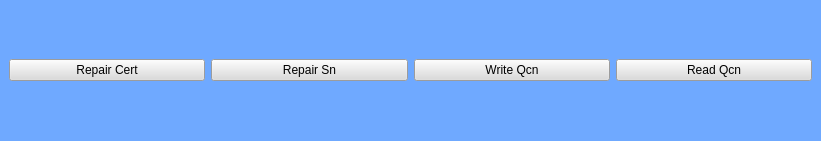
      <widget class="QDockWidget" name="qlmdock">
       <property name="geometry">
        <rect>
         <x>0</x>
         <y>173</y>
         <width>821</width>
         <height>141</height>
        </rect>
       </property>
       <property name="palette">
        <palette>
         <active>
          <colorrole role="WindowText">
           <brush brushstyle="SolidPattern">
            <color alpha="255">
             <red>26</red>
             <green>10</green>
             <blue>142</blue>
            </color>
           </brush>
          </colorrole>
          <colorrole role="Button">
           <brush brushstyle="SolidPattern">
            <color alpha="255">
             <red>111</red>
             <green>169</green>
             <blue>255</blue>
            </color>
           </brush>
          </colorrole>
          <colorrole role="Light">
           <brush brushstyle="SolidPattern">
            <color alpha="255">
             <red>255</red>
             <green>255</green>
             <blue>255</blue>
            </color>
           </brush>
          </colorrole>
          <colorrole role="Midlight">
           <brush brushstyle="SolidPattern">
            <color alpha="255">
             <red>234</red>
             <green>237</green>
             <blue>255</blue>
            </color>
           </brush>
          </colorrole>
          <colorrole role="Dark">
           <brush brushstyle="SolidPattern">
            <color alpha="255">
             <red>106</red>
             <green>110</green>
             <blue>127</blue>
            </color>
           </brush>
          </colorrole>
          <colorrole role="Mid">
           <brush brushstyle="SolidPattern">
            <color alpha="255">
             <red>142</red>
             <green>147</green>
             <blue>170</blue>
            </color>
           </brush>
          </colorrole>
          <colorrole role="Text">
           <brush brushstyle="SolidPattern">
            <color alpha="255">
             <red>0</red>
             <green>0</green>
             <blue>0</blue>
            </color>
           </brush>
          </colorrole>
          <colorrole role="BrightText">
           <brush brushstyle="SolidPattern">
            <color alpha="255">
             <red>255</red>
             <green>255</green>
             <blue>255</blue>
            </color>
           </brush>
          </colorrole>
          <colorrole role="ButtonText">
           <brush brushstyle="SolidPattern">
            <color alpha="255">
             <red>0</red>
             <green>0</green>
             <blue>0</blue>
            </color>
           </brush>
          </colorrole>
          <colorrole role="Base">
           <brush brushstyle="SolidPattern">
            <color alpha="255">
             <red>111</red>
             <green>169</green>
             <blue>255</blue>
            </color>
           </brush>
          </colorrole>
          <colorrole role="Window">
           <brush brushstyle="SolidPattern">
            <color alpha="255">
             <red>111</red>
             <green>169</green>
             <blue>255</blue>
            </color>
           </brush>
          </colorrole>
          <colorrole role="Shadow">
           <brush brushstyle="SolidPattern">
            <color alpha="255">
             <red>0</red>
             <green>0</green>
             <blue>0</blue>
            </color>
           </brush>
          </colorrole>
          <colorrole role="AlternateBase">
           <brush brushstyle="SolidPattern">
            <color alpha="255">
             <red>234</red>
             <green>237</green>
             <blue>255</blue>
            </color>
           </brush>
          </colorrole>
          <colorrole role="ToolTipBase">
           <brush brushstyle="SolidPattern">
            <color alpha="255">
             <red>255</red>
             <green>255</green>
             <blue>220</blue>
            </color>
           </brush>
          </colorrole>
          <colorrole role="ToolTipText">
           <brush brushstyle="SolidPattern">
            <color alpha="255">
             <red>0</red>
             <green>0</green>
             <blue>0</blue>
            </color>
           </brush>
          </colorrole>
         </active>
         <inactive>
          <colorrole role="WindowText">
           <brush brushstyle="SolidPattern">
            <color alpha="255">
             <red>26</red>
             <green>10</green>
             <blue>142</blue>
            </color>
           </brush>
          </colorrole>
          <colorrole role="Button">
           <brush brushstyle="SolidPattern">
            <color alpha="255">
             <red>111</red>
             <green>169</green>
             <blue>255</blue>
            </color>
           </brush>
          </colorrole>
          <colorrole role="Light">
           <brush brushstyle="SolidPattern">
            <color alpha="255">
             <red>255</red>
             <green>255</green>
             <blue>255</blue>
            </color>
           </brush>
          </colorrole>
          <colorrole role="Midlight">
           <brush brushstyle="SolidPattern">
            <color alpha="255">
             <red>234</red>
             <green>237</green>
             <blue>255</blue>
            </color>
           </brush>
          </colorrole>
          <colorrole role="Dark">
           <brush brushstyle="SolidPattern">
            <color alpha="255">
             <red>106</red>
             <green>110</green>
             <blue>127</blue>
            </color>
           </brush>
          </colorrole>
          <colorrole role="Mid">
           <brush brushstyle="SolidPattern">
            <color alpha="255">
             <red>142</red>
             <green>147</green>
             <blue>170</blue>
            </color>
           </brush>
          </colorrole>
          <colorrole role="Text">
           <brush brushstyle="SolidPattern">
            <color alpha="255">
             <red>0</red>
             <green>0</green>
             <blue>0</blue>
            </color>
           </brush>
          </colorrole>
          <colorrole role="BrightText">
           <brush brushstyle="SolidPattern">
            <color alpha="255">
             <red>255</red>
             <green>255</green>
             <blue>255</blue>
            </color>
           </brush>
          </colorrole>
          <colorrole role="ButtonText">
           <brush brushstyle="SolidPattern">
            <color alpha="255">
             <red>0</red>
             <green>0</green>
             <blue>0</blue>
            </color>
           </brush>
          </colorrole>
          <colorrole role="Base">
           <brush brushstyle="SolidPattern">
            <color alpha="255">
             <red>111</red>
             <green>169</green>
             <blue>255</blue>
            </color>
           </brush>
          </colorrole>
          <colorrole role="Window">
           <brush brushstyle="SolidPattern">
            <color alpha="255">
             <red>111</red>
             <green>169</green>
             <blue>255</blue>
            </color>
           </brush>
          </colorrole>
          <colorrole role="Shadow">
           <brush brushstyle="SolidPattern">
            <color alpha="255">
             <red>0</red>
             <green>0</green>
             <blue>0</blue>
            </color>
           </brush>
          </colorrole>
          <colorrole role="AlternateBase">
           <brush brushstyle="SolidPattern">
            <color alpha="255">
             <red>234</red>
             <green>237</green>
             <blue>255</blue>
            </color>
           </brush>
          </colorrole>
          <colorrole role="ToolTipBase">
           <brush brushstyle="SolidPattern">
            <color alpha="255">
             <red>255</red>
             <green>255</green>
             <blue>220</blue>
            </color>
           </brush>
          </colorrole>
          <colorrole role="ToolTipText">
           <brush brushstyle="SolidPattern">
            <color alpha="255">
             <red>0</red>
             <green>0</green>
             <blue>0</blue>
            </color>
           </brush>
          </colorrole>
         </inactive>
         <disabled>
          <colorrole role="WindowText">
           <brush brushstyle="SolidPattern">
            <color alpha="255">
             <red>106</red>
             <green>110</green>
             <blue>127</blue>
            </color>
           </brush>
          </colorrole>
          <colorrole role="Button">
           <brush brushstyle="SolidPattern">
            <color alpha="255">
             <red>111</red>
             <green>169</green>
             <blue>255</blue>
            </color>
           </brush>
          </colorrole>
          <colorrole role="Light">
           <brush brushstyle="SolidPattern">
            <color alpha="255">
             <red>255</red>
             <green>255</green>
             <blue>255</blue>
            </color>
           </brush>
          </colorrole>
          <colorrole role="Midlight">
           <brush brushstyle="SolidPattern">
            <color alpha="255">
             <red>234</red>
             <green>237</green>
             <blue>255</blue>
            </color>
           </brush>
          </colorrole>
          <colorrole role="Dark">
           <brush brushstyle="SolidPattern">
            <color alpha="255">
             <red>106</red>
             <green>110</green>
             <blue>127</blue>
            </color>
           </brush>
          </colorrole>
          <colorrole role="Mid">
           <brush brushstyle="SolidPattern">
            <color alpha="255">
             <red>142</red>
             <green>147</green>
             <blue>170</blue>
            </color>
           </brush>
          </colorrole>
          <colorrole role="Text">
           <brush brushstyle="SolidPattern">
            <color alpha="255">
             <red>106</red>
             <green>110</green>
             <blue>127</blue>
            </color>
           </brush>
          </colorrole>
          <colorrole role="BrightText">
           <brush brushstyle="SolidPattern">
            <color alpha="255">
             <red>255</red>
             <green>255</green>
             <blue>255</blue>
            </color>
           </brush>
          </colorrole>
          <colorrole role="ButtonText">
           <brush brushstyle="SolidPattern">
            <color alpha="255">
             <red>106</red>
             <green>110</green>
             <blue>127</blue>
            </color>
           </brush>
          </colorrole>
          <colorrole role="Base">
           <brush brushstyle="SolidPattern">
            <color alpha="255">
             <red>111</red>
             <green>169</green>
             <blue>255</blue>
            </color>
           </brush>
          </colorrole>
          <colorrole role="Window">
           <brush brushstyle="SolidPattern">
            <color alpha="255">
             <red>111</red>
             <green>169</green>
             <blue>255</blue>
            </color>
           </brush>
          </colorrole>
          <colorrole role="Shadow">
           <brush brushstyle="SolidPattern">
            <color alpha="255">
             <red>0</red>
             <green>0</green>
             <blue>0</blue>
            </color>
           </brush>
          </colorrole>
          <colorrole role="AlternateBase">
           <brush brushstyle="SolidPattern">
            <color alpha="255">
             <red>213</red>
             <green>220</green>
             <blue>255</blue>
            </color>
           </brush>
          </colorrole>
          <colorrole role="ToolTipBase">
           <brush brushstyle="SolidPattern">
            <color alpha="255">
             <red>255</red>
             <green>255</green>
             <blue>220</blue>
            </color>
           </brush>
          </colorrole>
          <colorrole role="ToolTipText">
           <brush brushstyle="SolidPattern">
            <color alpha="255">
             <red>0</red>
             <green>0</green>
             <blue>0</blue>
            </color>
           </brush>
          </colorrole>
         </disabled>
        </palette>
       </property>
       <property name="acceptDrops">
        <bool>true</bool>
       </property>
       <property name="statusTip">
        <string notr="true"/>
       </property>
       <property name="whatsThis">
        <string notr="true"/>
       </property>
       <property name="accessibleName">
        <string notr="true"/>
       </property>
       <property name="accessibleDescription">
        <string notr="true"/>
       </property>
       <property name="layoutDirection">
        <enum>Qt::LeftToRight</enum>
       </property>
       <property name="autoFillBackground">
        <bool>false</bool>
       </property>
       <property name="styleSheet">
        <string notr="true">font: 11pt &quot;Georgia&quot;;
background-color: rgb(111, 169, 255);</string>
       </property>
       <property name="floating">
        <bool>false</bool>
       </property>
       <property name="features">
        <set>QDockWidget::NoDockWidgetFeatures</set>
       </property>
       <property name="allowedAreas">
        <set>Qt::NoDockWidgetArea</set>
       </property>
       <property name="windowTitle">
        <string notr="true">Qualcom Tools</string>
       </property>
       <widget class="QWidget" name="qlmwdget">
        <layout class="QHBoxLayout" name="horizontalLayout_2">
         <item>
          <widget class="QPushButton" name="repaircert">
           <property name="styleSheet">
            <string notr="true">background-color: rgb(219, 219, 219);</string>
           </property>
           <property name="text">
            <string>Repair Cert</string>
           </property>
           <property name="autoDefault">
            <bool>true</bool>
           </property>
           <property name="flat">
            <bool>false</bool>
           </property>
          </widget>
         </item>
         <item>
          <widget class="QPushButton" name="repairsn_3">
           <property name="styleSheet">
            <string notr="true">background-color: rgb(219, 219, 219);</string>
           </property>
           <property name="text">
            <string>Repair Sn</string>
           </property>
           <property name="autoDefault">
            <bool>true</bool>
           </property>
           <property name="flat">
            <bool>false</bool>
           </property>
          </widget>
         </item>
         <item>
          <widget class="QPushButton" name="writeqcn">
           <property name="styleSheet">
            <string notr="true">background-color: rgb(219, 219, 219);</string>
           </property>
           <property name="text">
            <string>Write Qcn</string>
           </property>
           <property name="autoDefault">
            <bool>true</bool>
           </property>
           <property name="flat">
            <bool>false</bool>
           </property>
          </widget>
         </item>
         <item>
          <widget class="QPushButton" name="readqcn">
           <property name="styleSheet">
            <string notr="true">background-color: rgb(219, 219, 219);</string>
           </property>
           <property name="text">
            <string>Read Qcn</string>
           </property>
           <property name="autoDefault">
            <bool>true</bool>
           </property>
           <property name="flat">
            <bool>false</bool>
           </property>
          </widget>
         </item>
        </layout>
       </widget>
      </widget>
